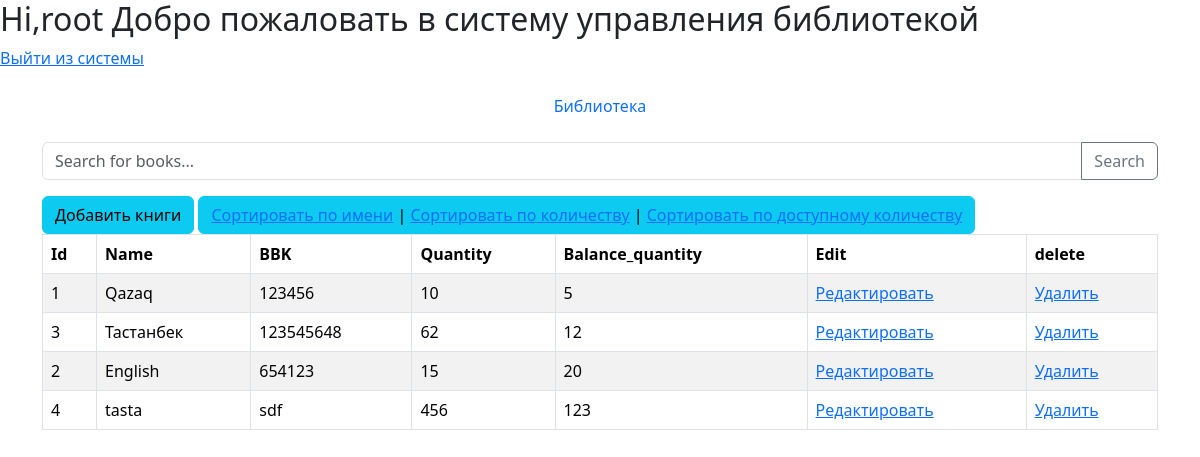
Page /?sort=balance_quantity (signed in) on the earlier database version.
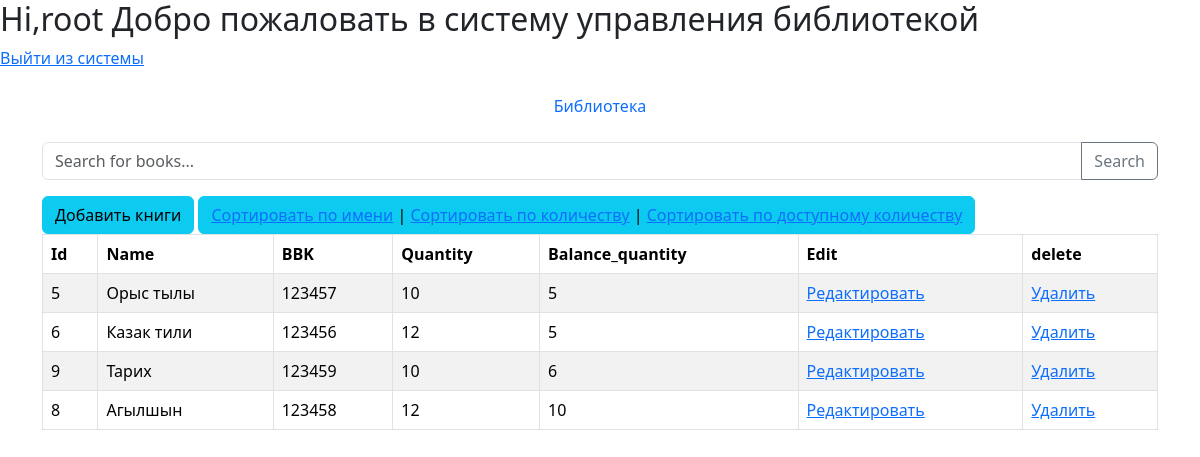
Same page on the later database version.
### myapp/models.py (models this page shows, shortened)
class Book(models.Model):
    name = models.CharField(max_length=255)
    bbk = models.CharField(max_length=100, verbose_name="BBK")
    quantity = models.IntegerField(verbose_name="Quantity")
    balance_quantity = models.IntegerField(verbose_name="Balance Quantity")

### myapp/views.py (the view)
# urls.py: path('', views.index, name='index'),
def index(request):
    sort = request.GET.get('sort', 'name')  # Устанавливаем 'name' как значение по умолчанию для сортировки
    search_query = request.GET.get('q', '')  # Получаем поисковый запрос
    books = Book.objects.all()
    if search_query:
        books = books.filter(
            Q(name__icontains=search_query) |
            Q(bbk__icontains=search_query)
        )
    if sort in ['name', 'quantity', 'balance_quantity', 'bbk', 'id']:
        books = books.order_by(sort)
    return render(request, 'myapp/index.html', {'books': books, 'current_sort': sort})

### myapp/templates/myapp/index.html (shortened to what this page needs)
<html lang="en">
<head>
    <link href="https://cdn.jsdelivr.net/npm/bootstrap@5.3.2/dist/css/bootstrap.min.css" rel='stylesheet'>
</head>
<body>
    <h2>Hi,<span class="error_info">{{ request.user.username }}</span> Добро пожаловать в систему управления библиотекой</h2>
    <span><a href="{% url "myapp:logout" %}">Выйти из системы</a></span>
    <header class="d-flex justify-content-center py-3">
        <ul class="nav nav-pills">
          <li class="nav-item"><a href="{% url 'myapp:index' %}" class="nav-link">Библиотека</a></li>
        </ul>
      </header>
    <div class="container">
 <form method="get" action="{% url 'myapp:index' %}">
    <div class="input-group mb-3">
        <input type="text" class="form-control" placeholder="Search for books..." name="q"  value="{{ request.GET.q }}">
        <button class="btn btn-outline-secondary" type="submit">Search</button>
    </div>
    <a href="{% url 'myapp:add_book' %}" class="btn btn-info btn_vertical">Добавить книги</a>
    <div  class="btn btn-info btn_vertical">
        <a href="{% url 'myapp:index' %}?sort=name" class="{% if current_sort == 'name' %}active{% endif %}">Сортировать по имени</a> |
        <a href="{% url 'myapp:index' %}?sort=quantity" class="{% if current_sort == 'quantity' %}active{% endif %}">Сортировать по количеству</a> |
        <a href="{% url 'myapp:index' %}?sort=balance_quantity" class="{% if current_sort == 'balance_quantity' %}active{% endif %}">Сортировать по доступному количеству</a>
    </div>
<table id="table" class="table table-bordered table-striped">
    <thead>
    <tr>
        <th>Id</th>
        <th>Name</th>
        <th>BBK</th>
        <th>Quantity</th>
        <th>Balance_quantity</th>
        <th>Edit</th>
        <th>delete</th>
    </tr>
    </thead>
    <tbody>
    {% for book in books %}
        <tr>
            <td>{{ book.id }}</td>
            <td>{{ book.name }}</td>
            <td>{{ book.bbk}}</td>
            <td>{{ book.quantity }}</td>
            <td>{{ book.balance_quantity }}</td>
            <td><a href="edit/{{ book.pk }}/book">Редактировать</a></td>
            <td><a href="delete/{{ book.pk }}/book">Удалить</a></td>
        </tr>
    {% endfor %}
    </tbody>
</table>
    </div>
</body>
</html>

Differences in the rows shown:
removed Book: id "1", name "Qazaq", bbk "123456", quantity "10", balance_quantity "5"
removed Book: id "3", name "Тастанбек", bbk "123545648", quantity "62", balance_quantity "12"
removed Book: id "2", name "English", bbk "654123", quantity "15", balance_quantity "20"
removed Book: id "4", name "tasta", bbk "sdf", quantity "456", balance_quantity "123"
added Book: id "5", name "Орыс тылы", bbk "123457", quantity "10", balance_quantity "5"
added Book: id "6", name "Казак тили", bbk "123456", quantity "12", balance_quantity "5"
added Book: id "9", name "Тарих", bbk "123459", quantity "10", balance_quantity "6"
added Book: id "8", name "Агылшын", bbk "123458", quantity "12", balance_quantity "10"
